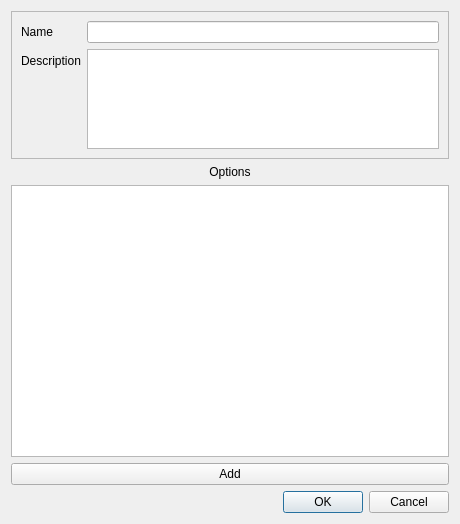
<?xml version="1.0" encoding="UTF-8"?>
<ui version="4.0">
 <class>ScenarioDialog</class>
 <widget class="QDialog" name="ScenarioDialog">
  <property name="geometry">
   <rect>
    <x>0</x>
    <y>0</y>
    <width>460</width>
    <height>524</height>
   </rect>
  </property>
  <property name="windowTitle">
   <string>Edit Scenario</string>
  </property>
  <layout class="QVBoxLayout" name="verticalLayout">
   <item>
    <widget class="QFrame" name="frame">
     <property name="sizePolicy">
      <sizepolicy hsizetype="Preferred" vsizetype="Maximum">
       <horstretch>0</horstretch>
       <verstretch>0</verstretch>
      </sizepolicy>
     </property>
     <property name="frameShape">
      <enum>QFrame::StyledPanel</enum>
     </property>
     <property name="frameShadow">
      <enum>QFrame::Raised</enum>
     </property>
     <layout class="QFormLayout" name="formLayout">
      <item row="0" column="0">
       <widget class="QLabel" name="label_2">
        <property name="text">
         <string>Name</string>
        </property>
       </widget>
      </item>
      <item row="0" column="1">
       <widget class="QLineEdit" name="lineEditName"/>
      </item>
      <item row="1" column="0">
       <widget class="QLabel" name="label_3">
        <property name="text">
         <string>Description</string>
        </property>
       </widget>
      </item>
      <item row="1" column="1">
       <widget class="QTextEdit" name="textEditDescription">
        <property name="maximumSize">
         <size>
          <width>16777215</width>
          <height>100</height>
         </size>
        </property>
       </widget>
      </item>
     </layout>
    </widget>
   </item>
   <item>
    <widget class="QLabel" name="label">
     <property name="text">
      <string>Options</string>
     </property>
     <property name="alignment">
      <set>Qt::AlignCenter</set>
     </property>
    </widget>
   </item>
   <item>
    <widget class="QListWidget" name="optionList"/>
   </item>
   <item>
    <widget class="QPushButton" name="pushButtonAdd">
     <property name="text">
      <string>Add</string>
     </property>
    </widget>
   </item>
   <item>
    <widget class="QDialogButtonBox" name="buttonBox">
     <property name="orientation">
      <enum>Qt::Horizontal</enum>
     </property>
     <property name="standardButtons">
      <set>QDialogButtonBox::Cancel|QDialogButtonBox::Ok</set>
     </property>
    </widget>
   </item>
  </layout>
 </widget>
 <resources/>
 <connections/>
</ui>
